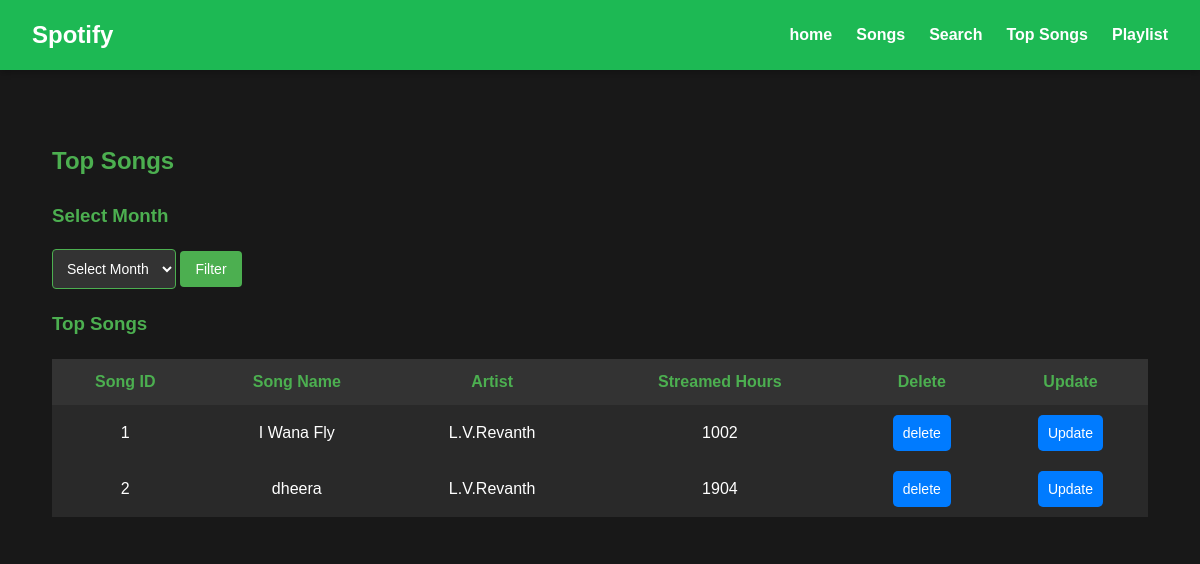
/songs, run on an earlier commit of the app's database.
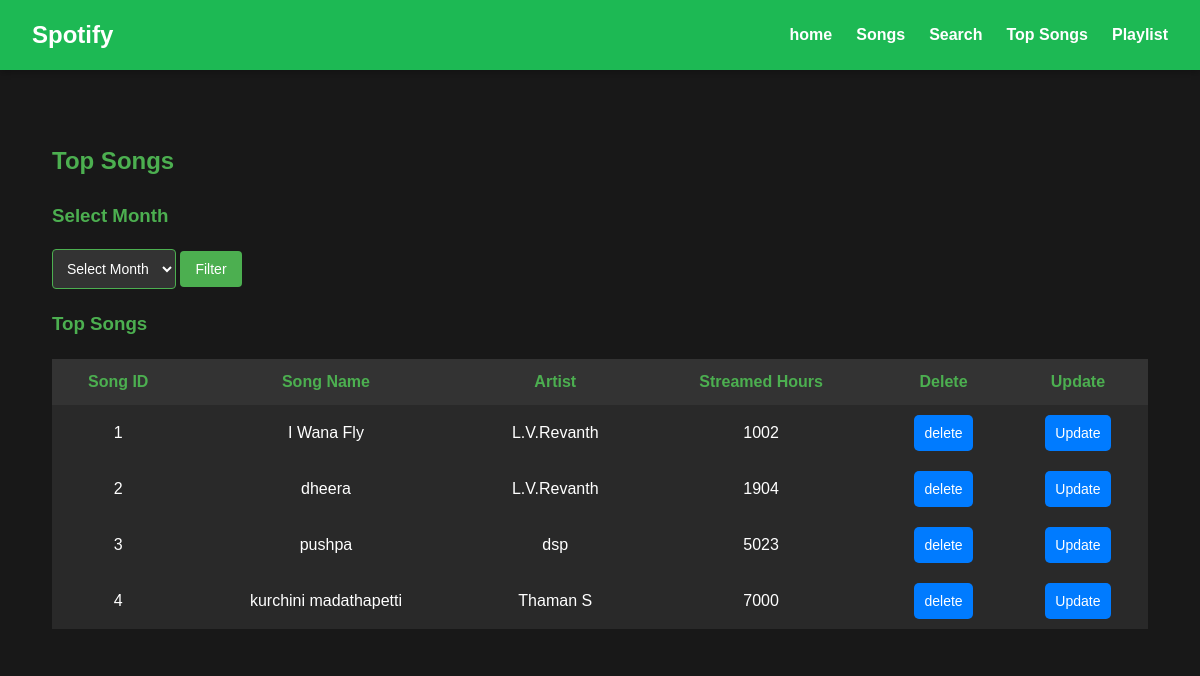
And on a later commit of the database.
### models/song.py (models this page shows)
class Song(db.Model):
    __tablename__ = 'song'
    song_id = db.Column(db.Integer, primary_key=True)
    song_name = db.Column(db.String(255), nullable=False)
    artist = db.Column(db.String(255), nullable=False)
    streamed_hours = db.Column(db.Integer, nullable=False)

### app.py (the view)
@app.route('/songs')
def songs():
    songs = Song.query.all()
    return render_template('songs.html', content=songs)

### templates/songs.html (shortened to what this page needs)
{% extends 'base.html' %}
{% block content %}
    <div style="padding: 20px; background-color: #181818; color: #fff;">
        <h2 style="color: #4CAF50;">Top Songs</h2>
        <div style="margin-bottom: 20px;">
            <h3 style="color: #4CAF50;">Select Month</h3>
            <form action="/month" method="GET">
                <select name="month" required style="padding: 10px; background-color: #333; color: #fff; border: 1px solid #4CAF50; border-radius: 4px;">
                    <option value="">Select Month</option>
                </select>
                <button type="submit" style="padding: 10px 15px; background-color: #4CAF50; color: #fff; border: none; border-radius: 4px; cursor: pointer;">Filter</button>
            </form>
        </div>
        <div>
            <h3 style="color: #4CAF50;">Top Songs</h3>
            <table style="width: 100%; border-collapse: collapse; margin-top: 20px;">
                <thead>
                    <tr>
                        <th style="background-color: #333; color: #4CAF50; padding: 10px;">Song ID</th>
                        <th style="background-color: #333; color: #4CAF50; padding: 10px;">Song Name</th>
                        <th style="background-color: #333; color: #4CAF50; padding: 10px;">Artist</th>
                        <th style="background-color: #333; color: #4CAF50; padding: 10px;">Streamed Hours</th>
                        <th style="background-color: #333; color: #4CAF50; padding: 10px;">Delete</th>
                        <th style="background-color: #333; color: #4CAF50; padding: 10px;">Update</th>
                    </tr>
                </thead>
                <tbody>
                    {% for song in content %}
                        <tr style="background-color: #292929; color: #fff; text-align: center;">
                            <td style="padding: 10px;">{{ song.song_id }}</td>
                            <td style="padding: 10px;">{{ song.song_name }}</td>
                            <td style="padding: 10px;">{{ song.artist }}</td>
                            <td style="padding: 10px;">{{ song.streamed_hours }}</td>
                            <td><button onclick="confirmDelete({{song.song_id}})" style="display: inline-block;
                 padding: 10px; border: none; border-radius: 5px; background-color: #007BFF;
                 color: white; font-size: 14px; cursor: pointer; text-decoration: none;
                 text-align: center; transition: background-color 0.3s ease;">delete</button></td>
                            <td><a href="/update/{{song.song_id}}" style="margin: 0em;padding-block: 1px;
                padding-inline: 6px;letter-spacing: normal;word-spacing: normal;line-height: normal;
                text-transform: none;text-indent: 0px;text-shadow: none;display: inline-block;
                padding:10px; border: none; border-radius: 5px; background-color: #007BFF;
                color: white; font-size: 14px; cursor: pointer; text-decoration: none;
                text-align: center; transition: background-color 0.3s ease;">Update</a>
                        </tr>
                    {% endfor %}
                </tbody>
            </table>
        </div>
    </div>
{% endblock %}

### templates/base.html (shortened to what this page needs)
<!DOCTYPE html>
<html lang="en">
<head>
</head>
<body>
    <header>
        <div class="logo">
            <span>Spotify</span>
        </div>
        <nav>
            <ul>
                 <li><a href="/">home</a></li>
                <li><a href="/songs">Songs</a></li>
                <li><a href="/search">Search</a></li>
                <li><a href="/topsongs">Top Songs</a></li>
                <li><a href="/playlist">Playlist</a></li>
            </ul>
        </nav>
    </header>
    <main>
        {% block content %}{% endblock %}
    </main>
</body>
</html>

### templates/base.html (style rules this page uses)
body { font-family: Arial, sans-serif; margin: 0; padding: 0; background-color: #121212; color: #fff; line-height: 1.6; }
header { display: flex; justify-content: space-between; align-items: center; padding: 1rem 2rem; background-color: #1DB954; box-shadow: 0px 4px 6px rgba(0, 0, 0, 0.2); }
header .logo span { font-size: 1.5rem; font-weight: bold; color: #fff; }
nav ul { list-style: none; display: flex; gap: 1.5rem; margin: 0; padding: 0; }
nav ul li a { text-decoration: none; color: #fff; font-weight: bold; transition: color 0.3s, transform 0.3s; }
main { padding: 2rem; }

### templates/songs.html (style rules this page uses)
body { font-family: Arial, sans-serif; background-color: #181818; color: #fff; }
h2, h3 { color: #4CAF50; }
table { width: 100%; border-collapse: collapse; margin-top: 20px; }
th, td { padding: 10px; text-align: center; }
th { background-color: #333; color: #4CAF50; }
tr { background-color: #292929; }
tr:nth-child(even) { background-color: #3d3d3d; }
select, button { padding: 10px; font-size: 14px; color: #fff; background-color: #333; border: 1px solid #4CAF50; border-radius: 4px; }
button { background-color: #4CAF50; cursor: pointer; }

What changed in the data, as far as the page shows it:
added Song: song_id "3", song_name "pushpa", artist "dsp", streamed_hours "5023"
added Song: song_id "4", song_name "kurchini madathapetti", artist "Thaman S", streamed_hours "7000"
